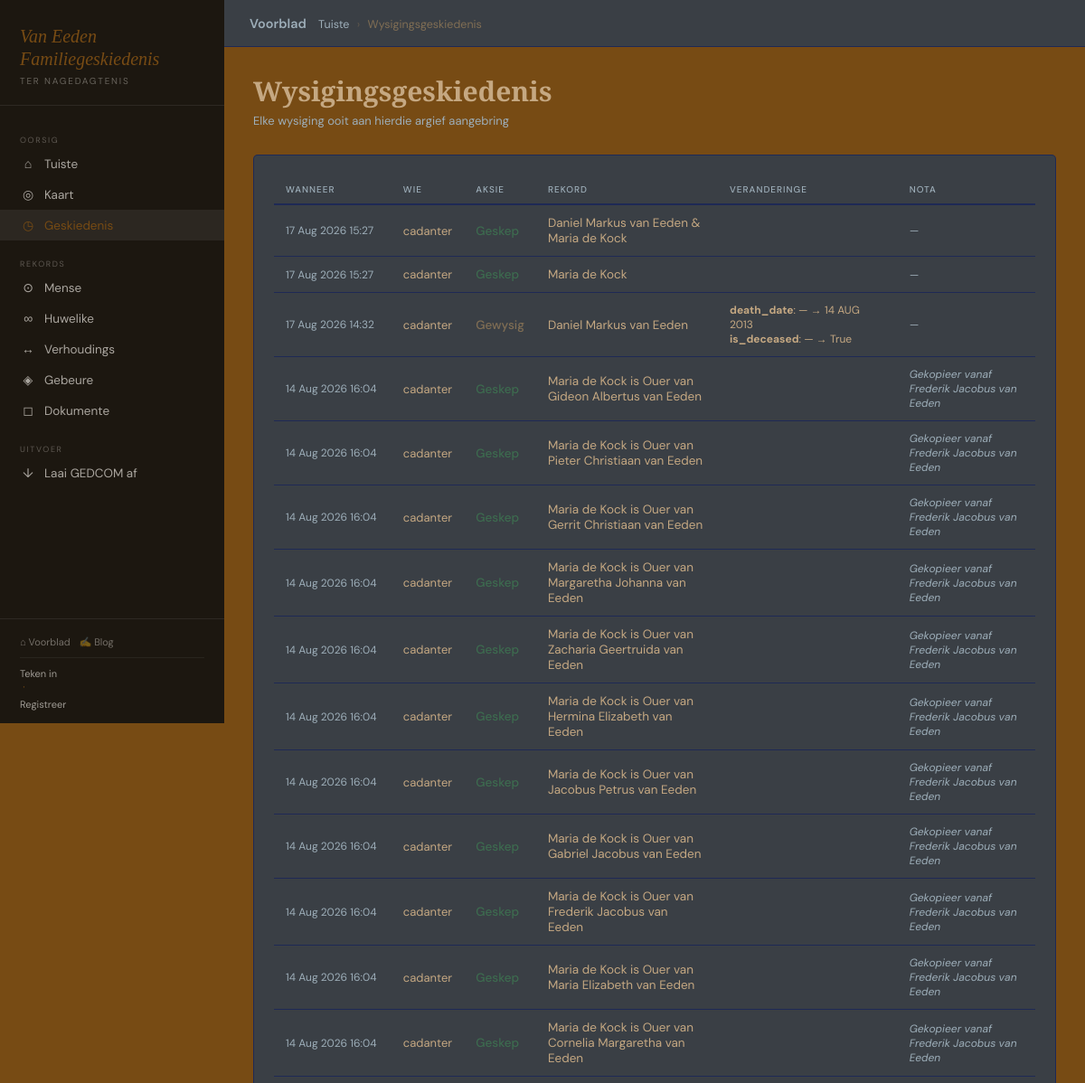
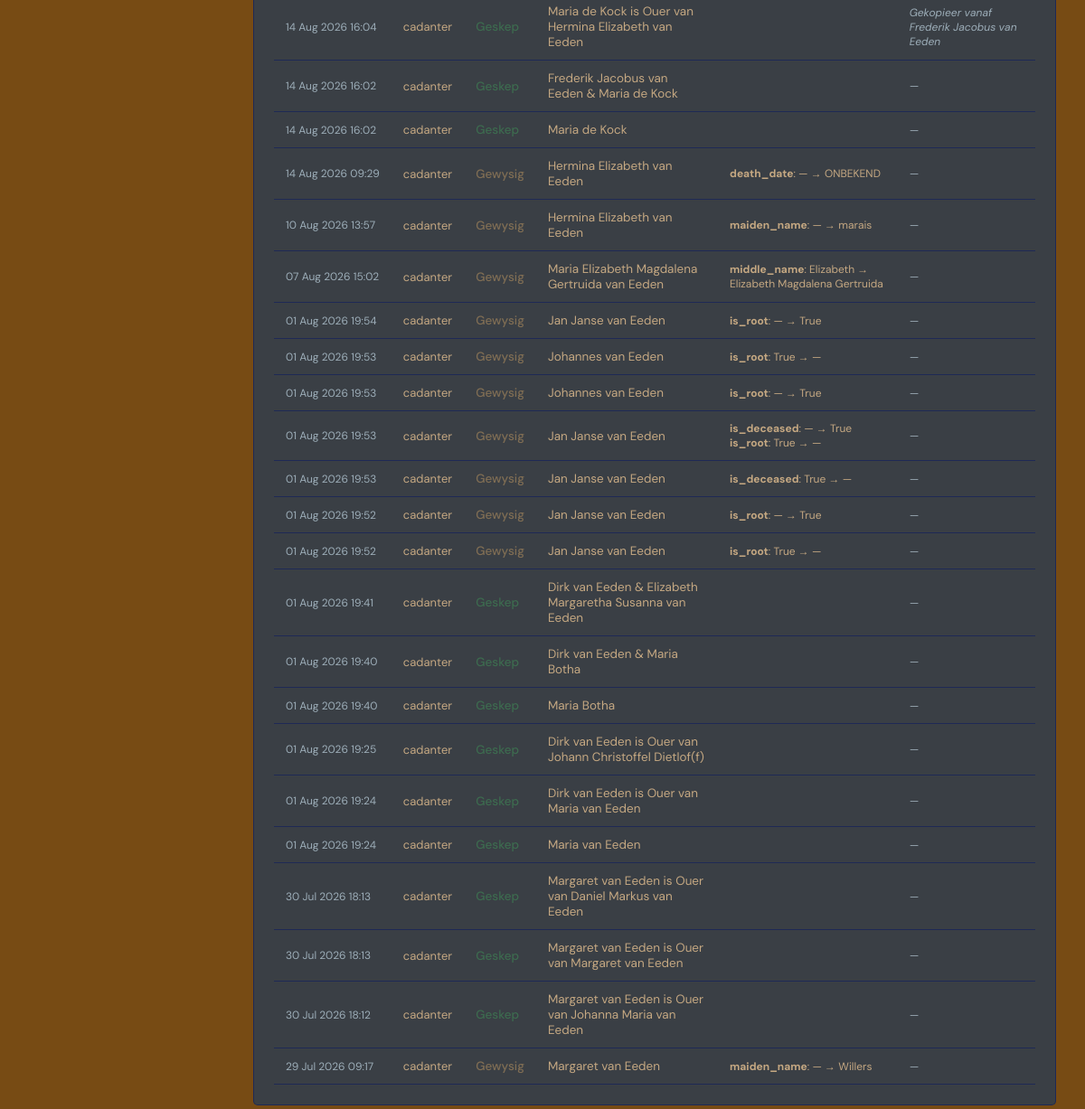
/argief/geskiedenis/, run on the app's committed database (2 pictures, top to bottom).
### genealogy/models.py (models this page shows, shortened)
class AuditLog(models.Model):
    ACTION_CHOICES = [('create','Geskep'),('update','Gewysig'),('delete','Verwyder')]
    user        = models.ForeignKey(User, on_delete=models.SET_NULL, null=True, related_name='audit_logs')
    action      = models.CharField(max_length=10, choices=ACTION_CHOICES)
    model_name  = models.CharField(max_length=50)
    object_id   = models.IntegerField(null=True, blank=True)
    object_repr = models.CharField(max_length=200)
    changes     = models.JSONField(default=dict, blank=True)
    timestamp   = models.DateTimeField(auto_now_add=True)
    note        = models.TextField(blank=True)
    class Meta:
        ordering = ['-timestamp']

### genealogy/views.py (the view)
# urls.py: path('geskiedenis/',                  views.audit_log,         name='audit_log'),
def audit_log(request):
    profile = get_profile(request.user)
    logs = AuditLog.objects.select_related('user').all()
    return render(request, 'genealogy/audit_log.html', {'logs': logs, 'profile': profile})

### genealogy/views.py (called while the page is built)
def get_profile(user):
    if not user.is_authenticated:
        return None
    profile, _ = UserProfile.objects.get_or_create(user=user, defaults={'role': 'pending'})
    return profile

### genealogy/templates/genealogy/audit_log.html (shortened to what this page needs)
{% extends "genealogy/base.html" %}
{% block breadcrumb %}<a href="{% url 'genealogy:dashboard' %}">Tuiste</a> <span>›</span> Wysigingsgeskiedenis{% endblock %}
{% block content %}
<div class="ph"><div><h2>Wysigingsgeskiedenis</h2><p class="subtitle">Elke wysiging ooit aan hierdie argief aangebring</p></div></div>
<div class="card"><div class="table-wrap"><table>
  <thead><tr><th>Wanneer</th><th>Wie</th><th>Aksie</th><th>Rekord</th><th>Veranderinge</th><th>Nota</th></tr></thead>
  <tbody>
    {% for log in logs %}
    <tr>
      <td style="font-size:12px;color:var(--muted);white-space:nowrap;">{{ log.timestamp|date:"d M Y H:i" }}</td>
      <td style="font-size:13px;">{{ log.user.get_full_name|default:log.user.username|default:"Stelsel" }}</td>
      <td>
        <span class="audit-action {{ log.action }}" style="font-weight:500">
          {% if log.action == 'create' %}Geskep{% elif log.action == 'update' %}Gewysig{% else %}Verwyder{% endif %}
        </span>
      </td>
      <td>{{ log.object_repr }}</td>
      <td style="font-size:12px;">
        {% for field, vals in log.changes.items %}
        <div><strong>{{ field }}</strong>: {{ vals.0|default:"—" }} → {{ vals.1|default:"—" }}</div>
        {% endfor %}
      </td>
      <td style="font-size:12px;color:var(--muted);font-style:italic;">{{ log.note|default:"—" }}</td>
    </tr>
    {% empty %}
    <tr><td colspan="6" style="text-align:center;color:var(--muted);padding:32px;">Nog geen geskiedenis nie.</td></tr>
    {% endfor %}
  </tbody>
</table></div></div>
{% endblock %}

### genealogy/static/genealogy/css/main.css (style rules this page uses)
*, *::before, *::after { box-sizing: border-box; margin: 0; padding: 0; }
:root { --cream: #774b14; --ink: #1c1710; --body-txt: #c5a882; --sepia: #806e54; --gold: #f1ef83; --rust: #b5381e; --sage: #3d6b4f; --muted: #9daeb9; --border: #02146680; --card: #3a3f45; --red-light: #fdf2f0; --sidebar-w: 248px; }
body { font-family: 'DM Sans', sans-serif; background: var(--cream); color: var(--body-txt); min-height: 100vh; display: flex; }
.breadcrumb a { color: var(--muted); text-decoration: none; }
.breadcrumb span { margin: 0 5px; opacity: .5; }
h2 { font-family: 'EB Garamond', serif; font-size: 30px; font-weight: 600; margin-bottom: 4px; }
.subtitle { color: var(--muted); font-size: 13px; margin-bottom: 24px; }
.card { background: var(--card); border: 1px solid var(--border); border-radius: 5px; padding: 22px; margin-top: 0px; margin-bottom: 18px; }
.table-wrap { overflow-x: auto; }
table { width: 100%; border-collapse: collapse; font-size: 13.5px; }
th { text-align: left; padding: 9px 13px; font-size: 10px; text-transform: uppercase; letter-spacing: .1em; color: var(--muted); border-bottom: 2px solid var(--border); font-weight: 500; }
td { padding: 11px 13px; border-bottom: 1px solid var(--border); }
.ph { display: flex; justify-content: space-between; align-items: flex-start; margin-bottom: 5px; }
.audit-action { width: 60px; font-weight: 500; color: var(--muted); }
.audit-action.create { color: var(--sage); }
.audit-action.update { color: var(--sepia); }

### data on the page
AuditLog: timestamp "17 Aug 2026 15:27", user.get_full_name "cadanter", action "Geskep", object_repr "Daniel Markus van Eeden & Maria de Kock", note "—"
AuditLog: timestamp "17 Aug 2026 15:27", user.get_full_name "cadanter", action "Geskep", object_repr "Maria de Kock", note "—"
AuditLog: timestamp "17 Aug 2026 14:32", user.get_full_name "cadanter", action "Gewysig", object_repr "Daniel Markus van Eeden", changes "death_date" "is_deceased", vals "—" "—", vals "14 AUG 2013" "True", note "—"
AuditLog: timestamp "14 Aug 2026 16:04", user.get_full_name "cadanter", action "Geskep", object_repr "Maria de Kock is Ouer van Gideon Albertus van Eeden", note "Gekopieer vanaf Frederik Jacobus van Eeden"
AuditLog: timestamp "14 Aug 2026 16:04", user.get_full_name "cadanter", action "Geskep", object_repr "Maria de Kock is Ouer van Pieter Christiaan van Eeden", note "Gekopieer vanaf Frederik Jacobus van Eeden"
AuditLog: timestamp "14 Aug 2026 16:04", user.get_full_name "cadanter", action "Geskep", object_repr "Maria de Kock is Ouer van Gerrit Christiaan van Eeden", note "Gekopieer vanaf Frederik Jacobus van Eeden"
AuditLog: timestamp "14 Aug 2026 16:04", user.get_full_name "cadanter", action "Geskep", object_repr "Maria de Kock is Ouer van Margaretha Johanna van Eeden", note "Gekopieer vanaf Frederik Jacobus van Eeden"
AuditLog: timestamp "14 Aug 2026 16:04", user.get_full_name "cadanter", action "Geskep", object_repr "Maria de Kock is Ouer van Zacharia Geertruida van Eeden", note "Gekopieer vanaf Frederik Jacobus van Eeden"
AuditLog: timestamp "14 Aug 2026 16:04", user.get_full_name "cadanter", action "Geskep", object_repr "Maria de Kock is Ouer van Hermina Elizabeth van Eeden", note "Gekopieer vanaf Frederik Jacobus van Eeden"
AuditLog: timestamp "14 Aug 2026 16:04", user.get_full_name "cadanter", action "Geskep", object_repr "Maria de Kock is Ouer van Jacobus Petrus van Eeden", note "Gekopieer vanaf Frederik Jacobus van Eeden"
AuditLog: timestamp "14 Aug 2026 16:04", user.get_full_name "cadanter", action "Geskep", object_repr "Maria de Kock is Ouer van Gabriel Jacobus van Eeden", note "Gekopieer vanaf Frederik Jacobus van Eeden"
AuditLog: timestamp "14 Aug 2026 16:04", user.get_full_name "cadanter", action "Geskep", object_repr "Maria de Kock is Ouer van Frederik Jacobus van Eeden", note "Gekopieer vanaf Frederik Jacobus van Eeden"
AuditLog: timestamp "14 Aug 2026 16:04", user.get_full_name "cadanter", action "Geskep", object_repr "Maria de Kock is Ouer van Maria Elizabeth van Eeden", note "Gekopieer vanaf Frederik Jacobus van Eeden"
AuditLog: timestamp "14 Aug 2026 16:04", user.get_full_name "cadanter", action "Geskep", object_repr "Maria de Kock is Ouer van Cornelia Margaretha van Eeden", note "Gekopieer vanaf Frederik Jacobus van Eeden"
AuditLog: timestamp "14 Aug 2026 16:04", user.get_full_name "cadanter", action "Geskep", object_repr "Maria de Kock is Ouer van Hermina Elizabeth van Eeden", note "Gekopieer vanaf Frederik Jacobus van Eeden"
AuditLog: timestamp "14 Aug 2026 16:02", user.get_full_name "cadanter", action "Geskep", object_repr "Frederik Jacobus van Eeden & Maria de Kock", note "—"
AuditLog: timestamp "14 Aug 2026 16:02", user.get_full_name "cadanter", action "Geskep", object_repr "Maria de Kock", note "—"
AuditLog: timestamp "14 Aug 2026 09:29", user.get_full_name "cadanter", action "Gewysig", object_repr "Hermina Elizabeth van Eeden", changes "death_date", vals "—", vals "ONBEKEND", note "—"
AuditLog: timestamp "10 Aug 2026 13:57", user.get_full_name "cadanter", action "Gewysig", object_repr "Hermina Elizabeth van Eeden", changes "maiden_name", vals "—", vals "marais", note "—"
AuditLog: timestamp "07 Aug 2026 15:02", user.get_full_name "cadanter", action "Gewysig", object_repr "Maria Elizabeth Magdalena Gertruida van Eeden", changes "middle_name", vals "Elizabeth", vals "Elizabeth Magdalena Gertruida", note "—"
AuditLog: timestamp "01 Aug 2026 19:54", user.get_full_name "cadanter", action "Gewysig", object_repr "Jan Janse van Eeden", changes "is_root", vals "—", vals "True", note "—"
AuditLog: timestamp "01 Aug 2026 19:53", user.get_full_name "cadanter", action "Gewysig", object_repr "Johannes van Eeden", changes "is_root", vals "True", vals "—", note "—"
AuditLog: timestamp "01 Aug 2026 19:53", user.get_full_name "cadanter", action "Gewysig", object_repr "Johannes van Eeden", changes "is_root", vals "—", vals "True", note "—"
AuditLog: timestamp "01 Aug 2026 19:53", user.get_full_name "cadanter", action "Gewysig", object_repr "Jan Janse van Eeden", changes "is_deceased" "is_root", vals "—" "True", vals "True" "—", note "—"
AuditLog: timestamp "01 Aug 2026 19:53", user.get_full_name "cadanter", action "Gewysig", object_repr "Jan Janse van Eeden", changes "is_deceased", vals "True", vals "—", note "—"
AuditLog: timestamp "01 Aug 2026 19:52", user.get_full_name "cadanter", action "Gewysig", object_repr "Jan Janse van Eeden", changes "is_root", vals "—", vals "True", note "—"
AuditLog: timestamp "01 Aug 2026 19:52", user.get_full_name "cadanter", action "Gewysig", object_repr "Jan Janse van Eeden", changes "is_root", vals "True", vals "—", note "—"
AuditLog: timestamp "01 Aug 2026 19:41", user.get_full_name "cadanter", action "Geskep", object_repr "Dirk van Eeden & Elizabeth Margaretha Susanna van Eeden", note "—"
AuditLog: timestamp "01 Aug 2026 19:40", user.get_full_name "cadanter", action "Geskep", object_repr "Dirk van Eeden & Maria Botha", note "—"
AuditLog: timestamp "01 Aug 2026 19:40", user.get_full_name "cadanter", action "Geskep", object_repr "Maria Botha", note "—"
AuditLog: timestamp "01 Aug 2026 19:25", user.get_full_name "cadanter", action "Geskep", object_repr "Dirk van Eeden is Ouer van Johann Christoffel Dietlof(f)", note "—"
AuditLog: timestamp "01 Aug 2026 19:24", user.get_full_name "cadanter", action "Geskep", object_repr "Dirk van Eeden is Ouer van Maria van Eeden", note "—"
AuditLog: timestamp "01 Aug 2026 19:24", user.get_full_name "cadanter", action "Geskep", object_repr "Maria van Eeden", note "—"
AuditLog: timestamp "30 Jul 2026 18:13", user.get_full_name "cadanter", action "Geskep", object_repr "Margaret van Eeden is Ouer van Daniel Markus van Eeden", note "—"
AuditLog: timestamp "30 Jul 2026 18:13", user.get_full_name "cadanter", action "Geskep", object_repr "Margaret van Eeden is Ouer van Margaret van Eeden", note "—"
AuditLog: timestamp "30 Jul 2026 18:12", user.get_full_name "cadanter", action "Geskep", object_repr "Margaret van Eeden is Ouer van Johanna Maria van Eeden", note "—"
AuditLog: timestamp "29 Jul 2026 09:17", user.get_full_name "cadanter", action "Gewysig", object_repr "Margaret van Eeden", changes "maiden_name", vals "—", vals "Willers", note "—"
